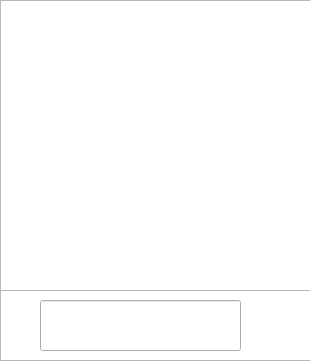
<?xml version="1.0" encoding="UTF-8"?>
<ui version="4.0">
 <class>ChatDialog</class>
 <widget class="QWidget" name="ChatDialog">
  <property name="geometry">
   <rect>
    <x>0</x>
    <y>0</y>
    <width>310</width>
    <height>361</height>
   </rect>
  </property>
  <property name="windowTitle">
   <string>Chat Bot</string>
  </property>
  <widget class="QLineEdit" name="userInput">
   <property name="geometry">
    <rect>
     <x>40</x>
     <y>300</y>
     <width>201</width>
     <height>51</height>
    </rect>
   </property>
   <property name="text">
    <string/>
   </property>
  </widget>
  <widget class="QPushButton" name="sendButton">
   <property name="geometry">
    <rect>
     <x>250</x>
     <y>300</y>
     <width>31</width>
     <height>51</height>
    </rect>
   </property>
   <property name="styleSheet">
    <string notr="true">image: url(:/envoyer.png);
background-color:none;
border:none;</string>
   </property>
   <property name="text">
    <string/>
   </property>
  </widget>
  <widget class="QTextEdit" name="chatDisplay">
   <property name="geometry">
    <rect>
     <x>0</x>
     <y>0</y>
     <width>311</width>
     <height>291</height>
    </rect>
   </property>
   <property name="readOnly">
    <bool>true</bool>
   </property>
  </widget>
  <widget class="QTextEdit" name="textEdit">
   <property name="geometry">
    <rect>
     <x>0</x>
     <y>290</y>
     <width>311</width>
     <height>71</height>
    </rect>
   </property>
   <property name="readOnly">
    <bool>true</bool>
   </property>
  </widget>
  <zorder>textEdit</zorder>
  <zorder>chatDisplay</zorder>
  <zorder>userInput</zorder>
  <zorder>sendButton</zorder>
 </widget>
 <resources/>
 <connections/>
</ui>
